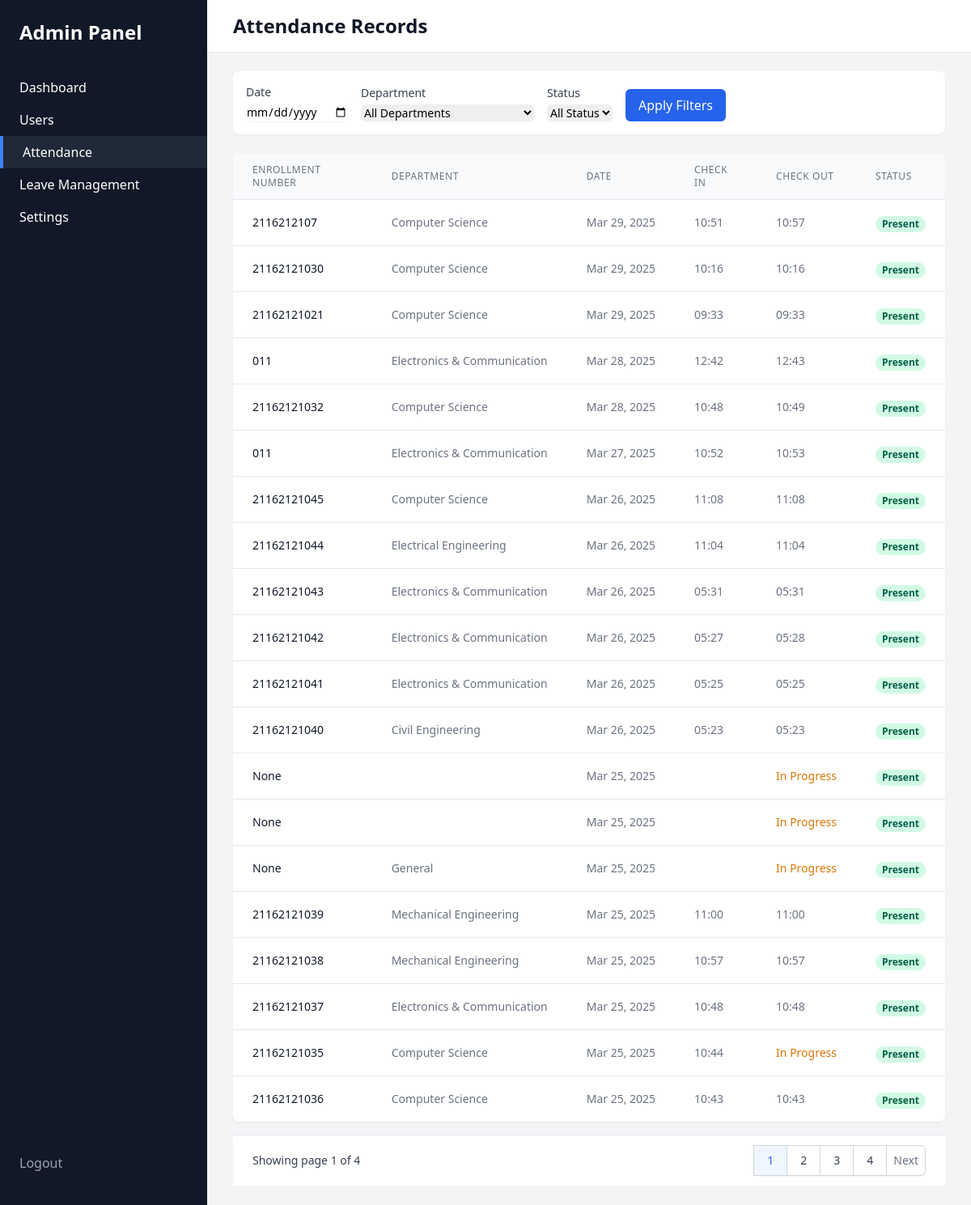
Screenshot of /custom-admin/attendance/ (signed in) with the database file from the repository.
### attendance/models.py (models this page shows, shortened)
class Attendance(models.Model):
    user = models.ForeignKey(User, on_delete=models.CASCADE)
    date = models.DateField()
    check_in_time = models.TimeField(null=True, blank=True)
    check_out_time = models.TimeField(null=True, blank=True)
    status = models.CharField(max_length=20, default='Present')  # Present, Late, Absent
    class Meta:
        unique_together = ['user', 'date']

class Profile(models.Model):
    DEPARTMENT_CHOICES = [
        ('CSE', 'Computer Science'),
        ('ECE', 'Electronics & Communication'),
        ('ME', 'Mechanical Engineering'),
        ('CE', 'Civil Engineering'),
        ('EE', 'Electrical Engineering'),
    ]
    SECTION_CHOICES = [
        ('A', 'Section A'),
        ('B', 'Section B'),
        ('C', 'Section C'),
    ]
    user = models.OneToOneField(User, on_delete=models.CASCADE)
    enrollment_number = models.CharField(max_length=20, unique=True, null=True, blank=True)
    department = models.CharField(max_length=50, choices=DEPARTMENT_CHOICES, null=True, blank=True)
    semester = models.IntegerField(null=True, blank=True)
    section = models.CharField(max_length=1, choices=SECTION_CHOICES, null=True, blank=True)
    phone_number = models.CharField(max_length=15, null=True, blank=True)
    address = models.TextField(null=True, blank=True)
    user_class = models.IntegerField(null=True, blank=True)  # For face recognition

### attendance/views_admin.py (the view)
# urls.py: path('custom-admin/attendance/', views_admin.admin_attendance, name='admin_attendance'),
@user_passes_test(is_admin)
def admin_attendance(request):
    date_filter = request.GET.get('date')
    department_filter = request.GET.get('department')
    status_filter = request.GET.get('status')
    attendance_records = Attendance.objects.all().select_related('user', 'user__profile')
    if date_filter:
        attendance_records = attendance_records.filter(date=date_filter)
    if department_filter:
        attendance_records = attendance_records.filter(user__profile__department=department_filter)
    if status_filter:
        attendance_records = attendance_records.filter(status=status_filter)
    paginator = Paginator(attendance_records.order_by('-date', '-check_in_time'), 20)
    page_number = request.GET.get('page')
    attendance_page = paginator.get_page(page_number)
    context = {
        'attendance_records': attendance_page,
        'departments': Profile.DEPARTMENT_CHOICES,
        'date_filter': date_filter,
        'department_filter': department_filter,
        'status_filter': status_filter
    }
    return render(request, 'custom_admin/attendance.html', context)

### attendance/views_admin.py (called while the page is built)
def is_admin(user):
    return user.is_authenticated and user.is_staff

### attendance/templates/custom_admin/attendance.html (shortened to what this page needs)
{% extends "base_admin.html" %}
{% block content %}
<div class="min-h-screen flex bg-gray-100">
    <div class="bg-gray-900 text-white w-64 py-6 flex flex-col">
        <div class="px-6 mb-8">
            <h2 class="text-2xl font-bold">Admin Panel</h2>
        </div>
        <nav class="flex-1">
            <a href="{% url 'admin_dashboard' %}" class="block px-6 py-2 hover:bg-gray-800">Dashboard</a>
            <a href="{% url 'admin_users' %}" class="block px-6 py-2 hover:bg-gray-800">Users</a>
            <a href="{% url 'admin_attendance' %}" class="block px-6 py-2 hover:bg-gray-800 bg-gray-800 border-l-4 border-blue-500">Attendance</a>
            <a href="{% url 'admin_leave_management' %}" class="block px-6 py-2 hover:bg-gray-800">Leave Management</a>
            <a href="{% url 'admin_settings' %}" class="block px-6 py-2 hover:bg-gray-800">Settings</a>
        </nav>
        <div class="px-6 py-4">
            <a href="{% url 'admin_logout' %}" class="block text-gray-400 hover:text-white">Logout</a>
        </div>
    </div>
    <div class="flex-1 overflow-x-hidden overflow-y-auto">
        <header class="bg-white shadow-sm">
            <div class="max-w-7xl mx-auto py-4 px-4 sm:px-6 lg:px-8">
                <h1 class="text-2xl font-semibold text-gray-900">Attendance Records</h1>
            </div>
        </header>
        <main class="max-w-7xl mx-auto py-6 sm:px-6 lg:px-8">
            <div class="bg-white shadow-sm rounded-lg mb-6 p-4">
                <form method="GET" class="flex flex-wrap gap-4 items-end">
                    <div>
                        <label for="date" class="block text-sm font-medium text-gray-700 mb-1">Date</label>
                        <input type="date" name="date" id="date" value="{{ date_filter }}"
                               class="shadow-sm focus:ring-blue-500 focus:border-blue-500 block w-full sm:text-sm border-gray-300 rounded-md">
                    </div>
                    <div>
                        <label for="department" class="block text-sm font-medium text-gray-700 mb-1">Department</label>
                        <select name="department" id="department"
                                class="shadow-sm focus:ring-blue-500 focus:border-blue-500 block w-full sm:text-sm border-gray-300 rounded-md">
                            <option value="">All Departments</option>
                        </select>
                    </div>
                    <div>
                        <label for="status" class="block text-sm font-medium text-gray-700 mb-1">Status</label>
                        <select name="status" id="status"
                                class="shadow-sm focus:ring-blue-500 focus:border-blue-500 block w-full sm:text-sm border-gray-300 rounded-md">
                            <option value="">All Status</option>
                        </select>
                    </div>
                    <div>
                        <button type="submit" class="bg-blue-600 text-white px-4 py-2 rounded-md hover:bg-blue-700">
                            Apply Filters
                        </button>
                    </div>
                </form>
            </div>
            <div class="bg-white shadow-sm rounded-lg overflow-hidden">
                <table class="min-w-full divide-y divide-gray-200">
                    <thead class="bg-gray-50">
                        <tr>
                            <th class="px-6 py-3 text-left text-xs font-medium text-gray-500 uppercase tracking-wider">Enrollment Number</th>
                            <th class="px-6 py-3 text-left text-xs font-medium text-gray-500 uppercase tracking-wider">Department</th>
                            <th class="px-6 py-3 text-left text-xs font-medium text-gray-500 uppercase tracking-wider">Date</th>
                            <th class="px-6 py-3 text-left text-xs font-medium text-gray-500 uppercase tracking-wider">Check In</th>
                            <th class="px-6 py-3 text-left text-xs font-medium text-gray-500 uppercase tracking-wider">Check Out</th>
                            <th class="px-6 py-3 text-left text-xs font-medium text-gray-500 uppercase tracking-wider">Status</th>
                        </tr>
                    </thead>
                    <tbody class="bg-white divide-y divide-gray-200">
                        {% for record in attendance_records %}
                        <tr>
                            <td class="px-6 py-4 whitespace-nowrap">
                                <div class="flex items-center">
                                    <div>
                                        <div class="text-sm font-medium text-gray-900">
                                            {{ record.user.profile.enrollment_number }}
                                        </div>
                                    </div>
                                </div>
                            </td>
                            <td class="px-6 py-4 whitespace-nowrap text-sm text-gray-500">
                                {{ record.user.profile.get_department_display }}
                            </td>
                            <td class="px-6 py-4 whitespace-nowrap text-sm text-gray-500">
                                {{ record.date|date:"M d, Y" }}
                            </td>
                            <td class="px-6 py-4 whitespace-nowrap text-sm text-gray-500">
                                {{ record.check_in_time|time:"H:i" }}
                            </td>
                            <td class="px-6 py-4 whitespace-nowrap text-sm text-gray-500">
                                {% if record.check_out_time %}
                                {{ record.check_out_time|time:"H:i" }}
                                {% else %}
                                <span class="text-yellow-600">In Progress</span>
                                {% endif %}
                            </td>
                            <td class="px-6 py-4 whitespace-nowrap">
                                <span class="px-2 inline-flex text-xs leading-5 font-semibold rounded-full
                                    {% if record.status == 'Present' %}bg-green-100 text-green-800
                                    {% elif record.status == 'Late' %}bg-yellow-100 text-yellow-800
                                    {% else %}bg-red-100 text-red-800{% endif %}">
                                    {{ record.status }}
                                </span>
                            </td>
                        </tr>
                        {% endfor %}
                    </tbody>
                </table>
            </div>
            {% if attendance_records.has_other_pages %}
            <div class="bg-white px-4 py-3 flex items-center justify-between border-t border-gray-200 sm:px-6 mt-4">
                <div class="hidden sm:flex-1 sm:flex sm:items-center sm:justify-between">
                    <div>
                        <p class="text-sm text-gray-700">
                            Showing page {{ attendance_records.number }} of {{ attendance_records.paginator.num_pages }}
                        </p>
                    </div>
                    <div>
                        <nav class="relative z-0 inline-flex rounded-md shadow-sm -space-x-px">
                            {% for i in attendance_records.paginator.page_range %}
                                {% if attendance_records.number == i %}
                                <span class="relative inline-flex items-center px-4 py-2 border border-gray-300 bg-blue-50 text-sm font-medium text-blue-600">
                                    {{ i }}
                                </span>
                                {% else %}
                                <a href="?page={{ i }}&date={{ date_filter }}&department={{ department_filter }}&status={{ status_filter }}"
                                   class="relative inline-flex items-center px-4 py-2 border border-gray-300 bg-white text-sm font-medium text-gray-700 hover:bg-gray-50">
                                    {{ i }}
                                </a>
                                {% endif %}
                            {% endfor %}
                            {% if attendance_records.has_next %}
                            <a href="?page={{ attendance_records.next_page_number }}&date={{ date_filter }}&department={{ department_filter }}&status={{ status_filter }}"
                               class="relative inline-flex items-center px-2 py-2 rounded-r-md border border-gray-300 bg-white text-sm font-medium text-gray-500 hover:bg-gray-50">
                                Next
                            </a>
                            {% endif %}
                        </nav>
                    </div>
                </div>
            </div>
            {% endif %}
        </main>
    </div>
</div>
{% endblock %}

### rows the page displays
Attendance: user.profile.enrollment_number "2116212107", user.profile.department "Computer Science", date "Mar 29, 2025", check_in_time "10:51", check_out_time "10:57", status "Present"
Attendance: user.profile.enrollment_number "21162121030", user.profile.department "Computer Science", date "Mar 29, 2025", check_in_time "10:16", check_out_time "10:16", status "Present"
Attendance: user.profile.enrollment_number "21162121021", user.profile.department "Computer Science", date "Mar 29, 2025", check_in_time "09:33", check_out_time "09:33", status "Present"
Attendance: user.profile.enrollment_number "011", user.profile.department "Electronics & Communication", date "Mar 28, 2025", check_in_time "12:42", check_out_time "12:43", status "Present"
Attendance: user.profile.enrollment_number "21162121032", user.profile.department "Computer Science", date "Mar 28, 2025", check_in_time "10:48", check_out_time "10:49", status "Present"
Attendance: user.profile.enrollment_number "011", user.profile.department "Electronics & Communication", date "Mar 27, 2025", check_in_time "10:52", check_out_time "10:53", status "Present"
Attendance: user.profile.enrollment_number "21162121045", user.profile.department "Computer Science", date "Mar 26, 2025", check_in_time "11:08", check_out_time "11:08", status "Present"
Attendance: user.profile.enrollment_number "21162121044", user.profile.department "Electrical Engineering", date "Mar 26, 2025", check_in_time "11:04", check_out_time "11:04", status "Present"
Attendance: user.profile.enrollment_number "21162121043", user.profile.department "Electronics & Communication", date "Mar 26, 2025", check_in_time "05:31", check_out_time "05:31", status "Present"
Attendance: user.profile.enrollment_number "21162121042", user.profile.department "Electronics & Communication", date "Mar 26, 2025", check_in_time "05:27", check_out_time "05:28", status "Present"
Attendance: user.profile.enrollment_number "21162121041", user.profile.department "Electronics & Communication", date "Mar 26, 2025", check_in_time "05:25", check_out_time "05:25", status "Present"
Attendance: user.profile.enrollment_number "21162121040", user.profile.department "Civil Engineering", date "Mar 26, 2025", check_in_time "05:23", check_out_time "05:23", status "Present"
Attendance: user.profile.enrollment_number "None", date "Mar 25, 2025", shows "In Progress", status "Present"
Attendance: user.profile.enrollment_number "None", date "Mar 25, 2025", shows "In Progress", status "Present"
Attendance: user.profile.enrollment_number "None", user.profile.department "General", date "Mar 25, 2025", shows "In Progress", status "Present"
Attendance: user.profile.enrollment_number "21162121039", user.profile.department "Mechanical Engineering", date "Mar 25, 2025", check_in_time "11:00", check_out_time "11:00", status "Present"
Attendance: user.profile.enrollment_number "21162121038", user.profile.department "Mechanical Engineering", date "Mar 25, 2025", check_in_time "10:57", check_out_time "10:57", status "Present"
Attendance: user.profile.enrollment_number "21162121037", user.profile.department "Electronics & Communication", date "Mar 25, 2025", check_in_time "10:48", check_out_time "10:48", status "Present"
Attendance: user.profile.enrollment_number "21162121035", user.profile.department "Computer Science", date "Mar 25, 2025", check_in_time "10:44", shows "In Progress", status "Present"
Attendance: user.profile.enrollment_number "21162121036", user.profile.department "Computer Science", date "Mar 25, 2025", check_in_time "10:43", check_out_time "10:43", status "Present"

### other values shown
{{ attendance_records.number }} "1"
{{ attendance_records.paginator.num_pages }} "4"
{{ i }} "1"
{{ i }} "2" "3" "4"
